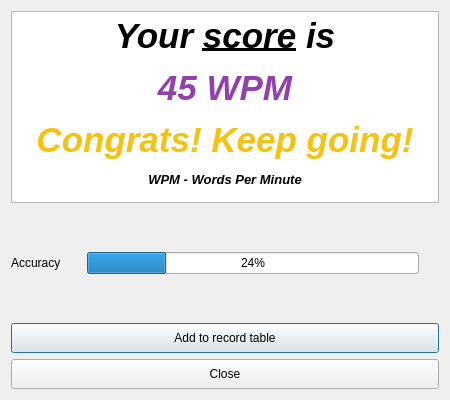
<?xml version="1.0" encoding="UTF-8"?>
<ui version="4.0">
 <class>end_game</class>
 <widget class="QDialog" name="end_game">
  <property name="geometry">
   <rect>
    <x>0</x>
    <y>0</y>
    <width>450</width>
    <height>400</height>
   </rect>
  </property>
  <property name="minimumSize">
   <size>
    <width>450</width>
    <height>320</height>
   </size>
  </property>
  <property name="windowTitle">
   <string>Dialog</string>
  </property>
  <layout class="QVBoxLayout" name="verticalLayout">
   <item>
    <widget class="QTextEdit" name="textEdit">
     <property name="readOnly">
      <bool>true</bool>
     </property>
     <property name="html">
      <string>&lt;!DOCTYPE HTML PUBLIC &quot;-//W3C//DTD HTML 4.0//EN&quot; &quot;http://www.w3.org/TR/REC-html40/strict.dtd&quot;&gt;
&lt;html&gt;&lt;head&gt;&lt;meta name=&quot;qrichtext&quot; content=&quot;1&quot; /&gt;&lt;style type=&quot;text/css&quot;&gt;
p, li { white-space: pre-wrap; }
&lt;/style&gt;&lt;/head&gt;&lt;body style=&quot; font-family:'Ubuntu'; font-size:11pt; font-weight:400; font-style:normal;&quot;&gt;
&lt;p align=&quot;center&quot; style=&quot; margin-top:12px; margin-bottom:12px; margin-left:0px; margin-right:0px; -qt-block-indent:0; text-indent:0px;&quot;&gt;&lt;span style=&quot; font-size:26pt; font-weight:600; font-style:italic;&quot;&gt;Your &lt;/span&gt;&lt;span style=&quot; font-size:26pt; font-weight:600; font-style:italic; text-decoration: underline;&quot;&gt;score&lt;/span&gt;&lt;span style=&quot; font-size:26pt; font-weight:600; font-style:italic;&quot;&gt; is&lt;/span&gt;&lt;/p&gt;
&lt;p align=&quot;center&quot; style=&quot; margin-top:12px; margin-bottom:12px; margin-left:0px; margin-right:0px; -qt-block-indent:0; text-indent:0px;&quot;&gt;&lt;span style=&quot; font-size:26pt; font-weight:600; font-style:italic; color:#9141ac;&quot;&gt;45 WPM&lt;/span&gt;&lt;/p&gt;
&lt;p align=&quot;center&quot; style=&quot; margin-top:12px; margin-bottom:12px; margin-left:0px; margin-right:0px; -qt-block-indent:0; text-indent:0px;&quot;&gt;&lt;span style=&quot; font-size:26pt; font-weight:600; font-style:italic; color:#f5c211;&quot;&gt;Congrats! Keep going!&lt;/span&gt;&lt;/p&gt;
&lt;p align=&quot;center&quot; style=&quot; margin-top:12px; margin-bottom:12px; margin-left:0px; margin-right:0px; -qt-block-indent:0; text-indent:0px;&quot;&gt;&lt;span style=&quot; font-size:10pt; font-weight:600; font-style:italic;&quot;&gt;WPM - Words Per Minute&lt;/span&gt;&lt;/p&gt;&lt;/body&gt;&lt;/html&gt;</string>
     </property>
    </widget>
   </item>
   <item>
    <spacer name="verticalSpacer_2">
     <property name="orientation">
      <enum>Qt::Vertical</enum>
     </property>
     <property name="sizeHint" stdset="0">
      <size>
       <width>20</width>
       <height>40</height>
      </size>
     </property>
    </spacer>
   </item>
   <item>
    <layout class="QHBoxLayout" name="horizontalLayout">
     <item>
      <widget class="QLabel" name="label">
       <property name="text">
        <string>Accuracy</string>
       </property>
      </widget>
     </item>
     <item>
      <spacer name="horizontalSpacer_2">
       <property name="orientation">
        <enum>Qt::Horizontal</enum>
       </property>
       <property name="sizeType">
        <enum>QSizePolicy::Preferred</enum>
       </property>
       <property name="sizeHint" stdset="0">
        <size>
         <width>20</width>
         <height>20</height>
        </size>
       </property>
      </spacer>
     </item>
     <item>
      <widget class="QProgressBar" name="progressBar">
       <property name="minimumSize">
        <size>
         <width>0</width>
         <height>0</height>
        </size>
       </property>
       <property name="value">
        <number>24</number>
       </property>
      </widget>
     </item>
     <item>
      <spacer name="horizontalSpacer">
       <property name="orientation">
        <enum>Qt::Horizontal</enum>
       </property>
       <property name="sizeType">
        <enum>QSizePolicy::Preferred</enum>
       </property>
       <property name="sizeHint" stdset="0">
        <size>
         <width>20</width>
         <height>20</height>
        </size>
       </property>
      </spacer>
     </item>
    </layout>
   </item>
   <item>
    <spacer name="verticalSpacer">
     <property name="orientation">
      <enum>Qt::Vertical</enum>
     </property>
     <property name="sizeHint" stdset="0">
      <size>
       <width>20</width>
       <height>40</height>
      </size>
     </property>
    </spacer>
   </item>
   <item>
    <widget class="QPushButton" name="btn_close">
     <property name="minimumSize">
      <size>
       <width>330</width>
       <height>30</height>
      </size>
     </property>
     <property name="text">
      <string>Add to record table</string>
     </property>
    </widget>
   </item>
   <item>
    <widget class="QPushButton" name="btn_addrec">
     <property name="minimumSize">
      <size>
       <width>330</width>
       <height>30</height>
      </size>
     </property>
     <property name="text">
      <string>Close</string>
     </property>
    </widget>
   </item>
  </layout>
 </widget>
 <resources/>
 <connections/>
</ui>
